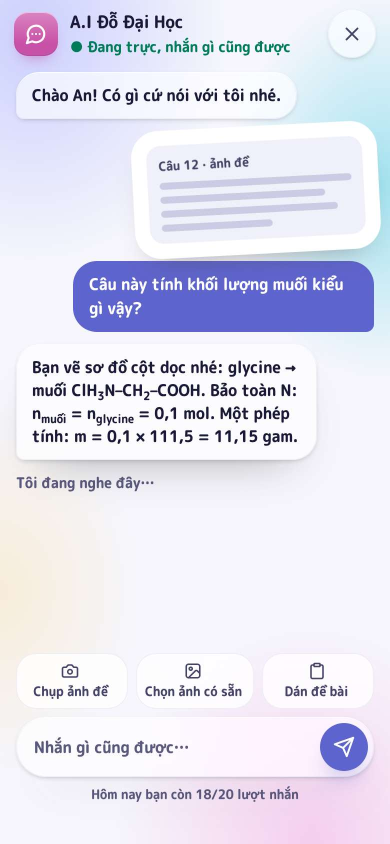
#> input picture docs/ban-ve-ban-sac-hs-0211/v2/anh/ai-doc-sang.jpg, 780 x 1688 px, given in place of hom-nay-doc-sang.jpg, which was not available (shown at 1/2 size)
$ python ghep.py
#> lines starting #> are read from the running program, lines starting #| are printed output that depends on the picture
# Tấm duyệt v2: (1) mỗi màn: điện thoại sáng + tối (+ máy tính sáng, ngang tối nếu có); (2) tổng quan theo nhóm; (3) trước → v1 → v2.
import os, re
from PIL import Image, ImageDraw, ImageFont
D = os.path.dirname(os.path.abspath(__file__))
def font(sz): return ImageFont.truetype('/usr/share/fonts/truetype/dejavu/DejaVuSans-Bold.ttf', sz)
NEN = (238, 238, 246); CHU = (27, 25, 56); PHU = (90, 88, 125)
def tieu(t): return re.search(r'<title>([^<]*)</title>', open(f'{D}/{t}.html', encoding='utf8').read()).group(1)
def mo(p, w, cao=None):
#> called with w = 330, cao = 760
    i = Image.open(p).convert('RGB'); i = i.resize((w, round(i.height * w / i.width)), Image.LANCZOS)
#> in mo, i is the input picture: PIL image 780x1688 RGB; mean R, G, B 225.8, 225.1, 240.1
#> after `i = i.resize((w, round(i.height * w / i.width)), Image.LANCZOS)`:
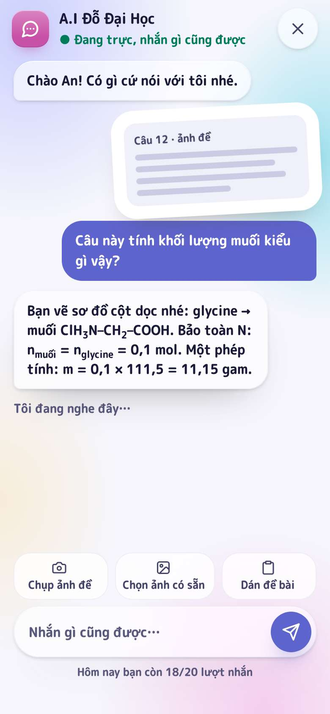
#> i: PIL image 330x714 RGB; mean R, G, B 225.7, 225, 239.9
    return i.crop((0, 0, w, min(i.height, cao))) if cao else i
os.makedirs(f'{D}/bang', exist_ok=True)
NHOM = [('Hôm nay|hom-nay', ['hom-nay', 'hom-nay-du', 'hom-nay-kt', 'hom-nay-ca', 'thong-bao']),
        ('Học một chặng|hoc-chang', ['lam-moi', 'lam-chon', 'lam-ban-phim', 'lam-ds', 'lam-tln', 'hoc-cach-giai', 'ket-chang']),
        ('Luyện tập|luyen-tap', ['luyen-tap', 'tu-sua-loi', 'chua-cau-sai', 'cau-da-lam', 'tu-luyen', 'bai-tap']),
        ('Thành tích|thanh-tich', ['thanh-tich', 'nhiem-vu', 'chuoi-ngay', 'giai-tuan', 'cua-hang', 'hoc-cung-ban', 'kim-cuong', 'ket-qua']),
        ('Thêm · A.I · Đăng nhập|them-ai-dang-nhap', ['them', 'ai', 'dang-nhap', 'tam-dong'])]
for so, (tt, ds) in enumerate(NHOM, 1):
    ten, slug = tt.split('|')
    th = [mo(f'{D}/anh/{t}-doc-sang.jpg', 330, 760) for t in ds]
#> call 2 of mo, with w = 330, cao = 760
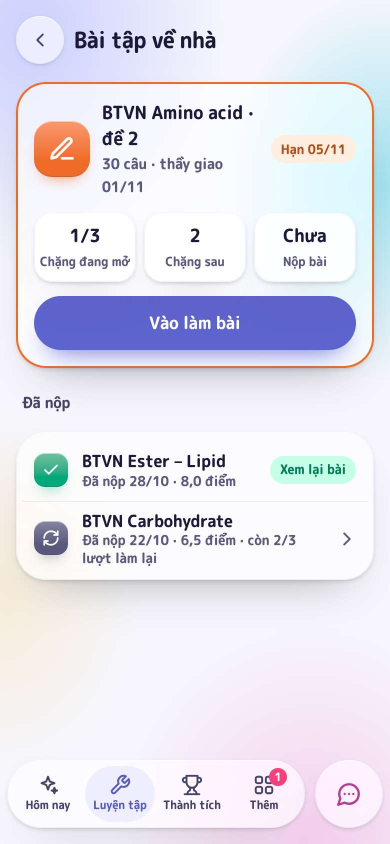
#> input picture docs/ban-ve-ban-sac-hs-0211/v2/anh/bai-tap-doc-sang.jpg, 780 x 1688 px, given in place of hom-nay-du-doc-sang.jpg, which was not available (shown at 1/2 size)
#> in mo, i is the input picture: PIL image 780x1688 RGB; mean R, G, B 227.9, 226.4, 237.9
#> in mo (call 2), `i = i.resize((w, round(i.height * w / i.width)), Image.LANCZOS)`:
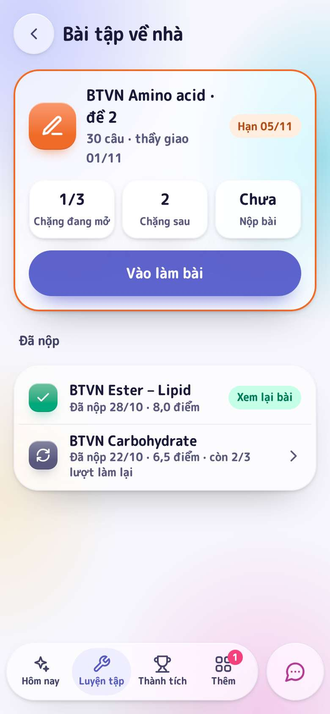
#> i: PIL image 330x714 RGB; mean R, G, B 227.9, 226.3, 237.7
#> (the run stopped early here; a loop or call above may not have finished)
